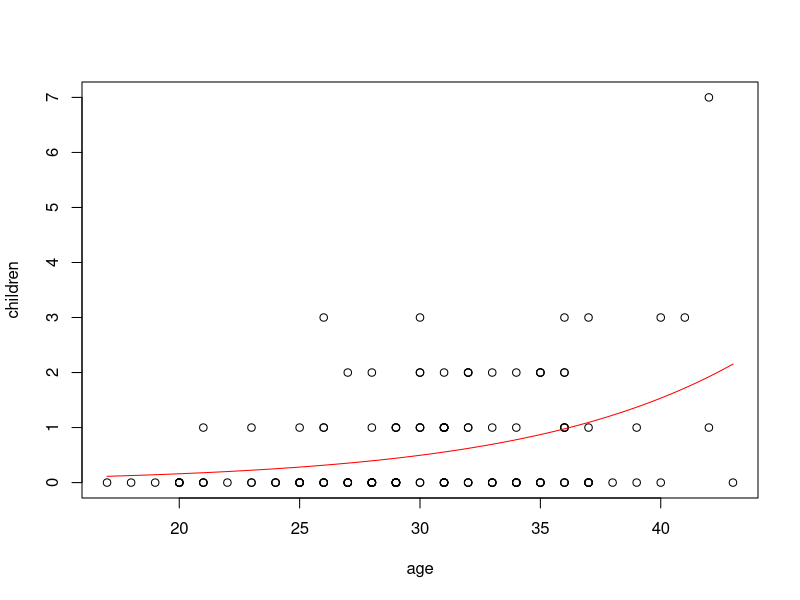
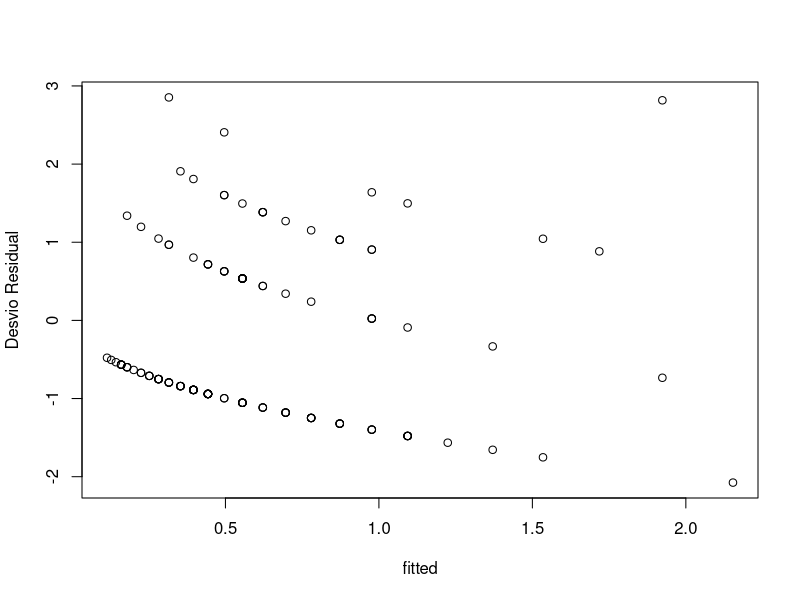
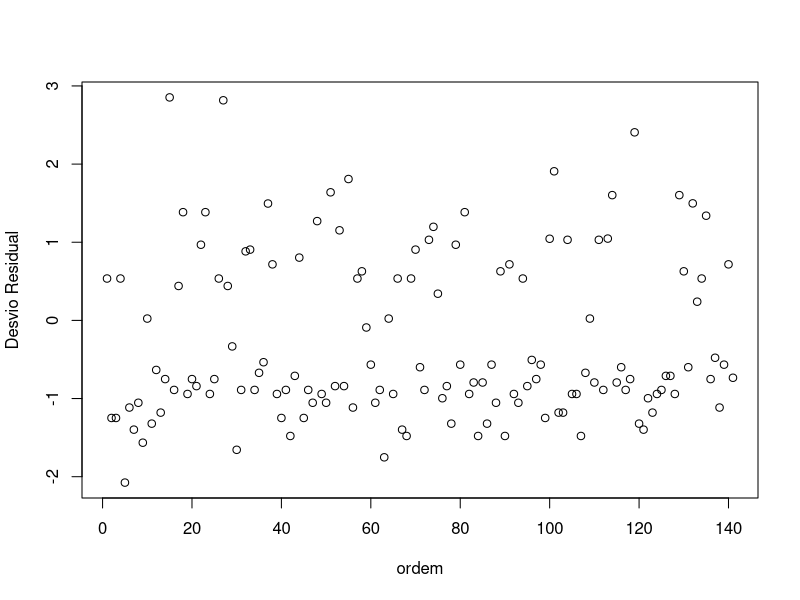
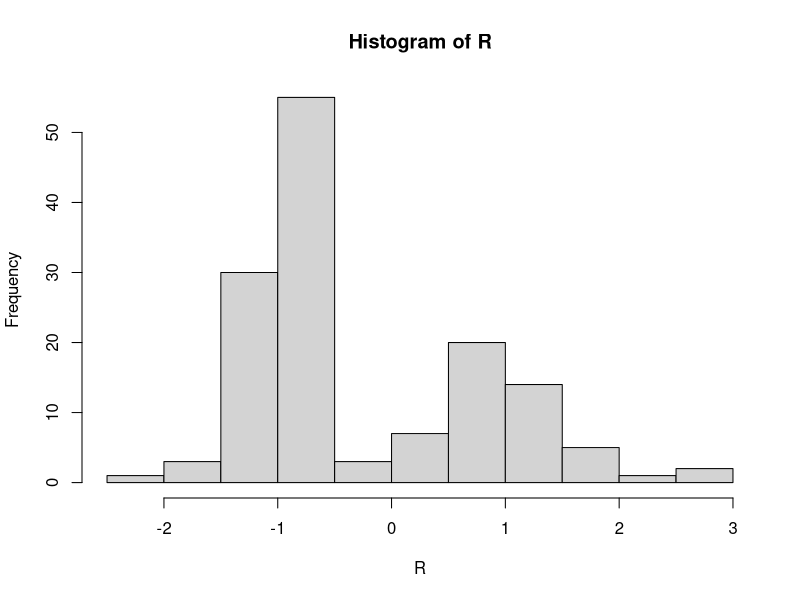
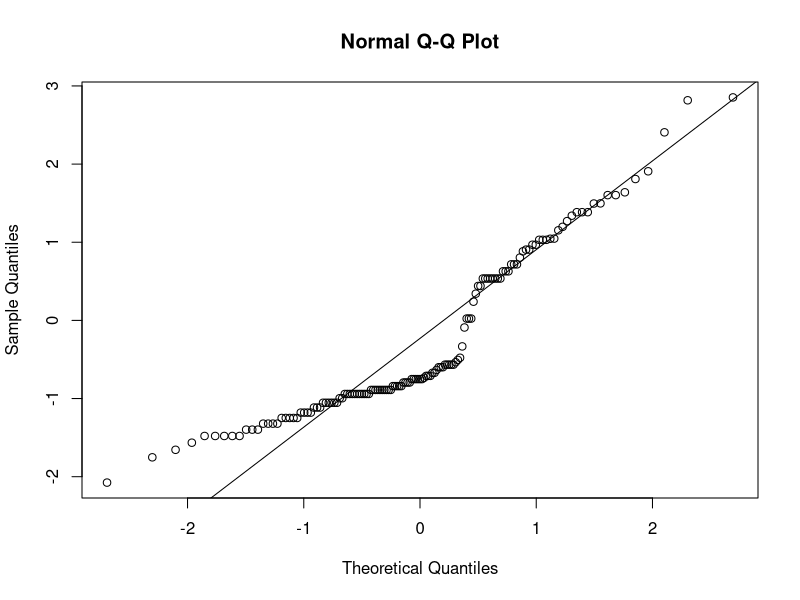
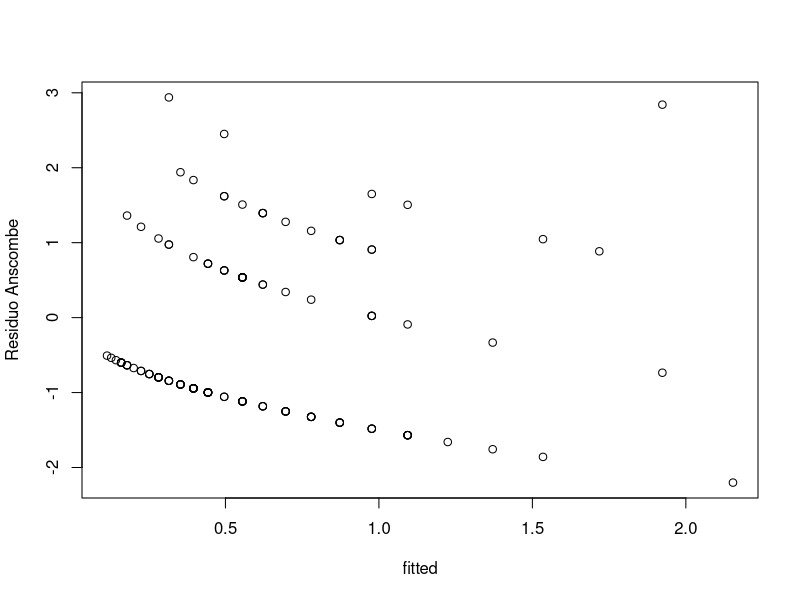
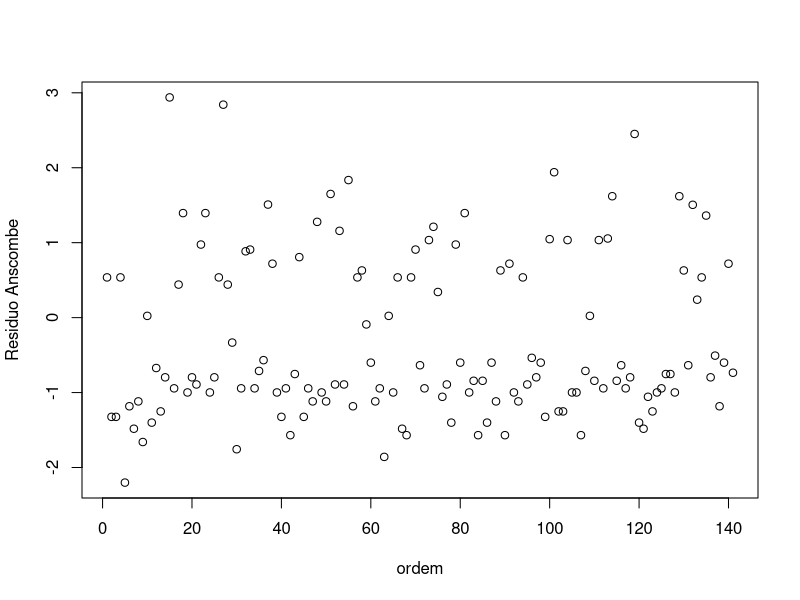
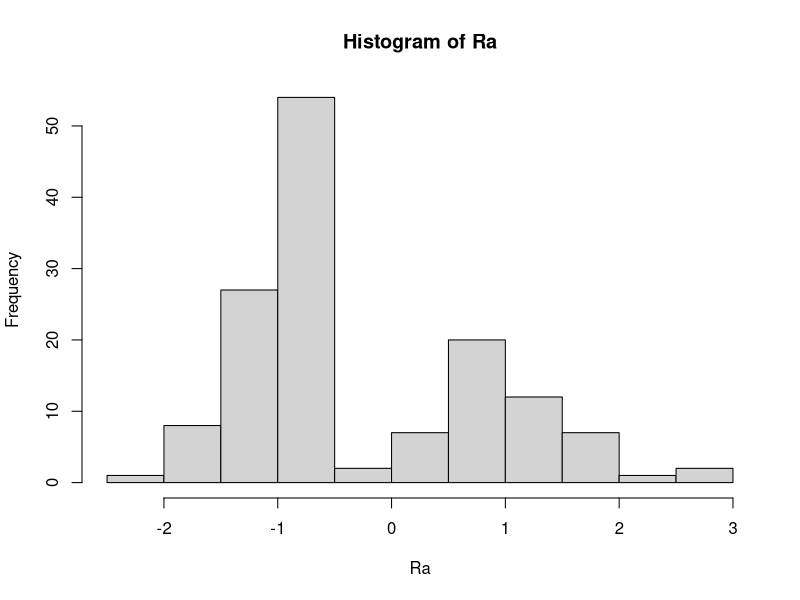

Recreate these plots in R, in order.
###############################################
## Scripts Elementos de Aprendizado de Máquina
###############################################

## Analise de Residuos

##Exemplo Birth data
#seleciona o arquivo "mlg_birth.csv"
dt <- read.table("mlg_birth.csv", header=TRUE, sep=",", stringsAsFactors = TRUE)

names(dt) ## Mostra os nomes das colunas da base de dados

## Ajuste do Modelo
## Poisson Link: log
modelo <- glm(children ~ age, family = poisson(link = "log"), data = dt)

plot(dt$age,dt$children,xlab='age',ylab='children')
x   <- seq(min(dt$age),max(dt$age),by=0.1)
nd  <- list(age=x)
lines(x,predict(modelo,newdata=nd,type='response'),col='red')

1-pchisq(modelo$deviance,modelo$df.residual) ## p-value "Deviance"

## Deviance Residual - Modelo Poisson
## residuals(object, type = c("deviance", "pearson", "working","response", "partial"), ...)
R  <- residuals(modelo, type = "deviance")
plot(modelo$fitted.values, R, xlab='fitted', ylab = 'Desvio Residual')
plot(1:length(R), R, xlab='ordem', ylab = 'Desvio Residual')
hist(R)
qqnorm(R); qqline(R);
shapiro.test(R)

################################################################################
## Para distribuições de resposta não normais em modelos lineares generalizados, 
## a distribuição dos resíduos de Pearson é frequentemente assimétrica. Anscombe 
## propôs um resíduo usando uma função A(y) no lugar de y na derivação dos 
## resíduos (Anscombe 1953, McCullagh e Nelder 1989). A função A(y) é escolhida 
## para tornar a distribuição de A(y) o mais normal possível.
################################################################################
## Residuo de Anscombe - Modelo Poisson
hy    <- 3/2*(modelo$y^(2/3)) 
hyhat <- 3/2*(modelo$fitted.value^(2/3))
Ra    <- (hy - hyhat)/(modelo$fitted.value^(-1/3)*sqrt(modelo$fitted.value)  )
plot(modelo$fitted.values, Ra, xlab='fitted', ylab = 'Residuo Anscombe')
plot(1:length(Ra), Ra, xlab='ordem', ylab = 'Residuo Anscombe')
hist(Ra)
qqnorm(Ra); qqline(Ra);
shapiro.test(Ra)

#################################################################
## Envelope de Probabilidade - Modelo Poisson
 fit.model <- modelo	## MUITO IMPORTANTE !!!!
 X <- model.matrix(fit.model)
 n <- nrow(X)
 p <- ncol(X)
 w <- fit.model$weights
 W <- diag(w)
 H <- solve(t(X)%*%W%*%X)
 H <- sqrt(W)%*%X%*%H%*%t(X)%*%sqrt(W)
 h <- diag(H)

 # Desvio Residual - "Ajustado"
 td <- resid(fit.model,type="deviance")/sqrt(1-h)

 # Simulacao do envelope
 m <- 1000
 e <- matrix(0,n,m)	# Armazena as simulacoes
 for(i in 1:m){
    # Gera novas saidas a partir dos valores ajustados (originais)
    nresp <- rpois(n, fitted(fit.model))
    fit   <- glm(nresp ~ X, poisson(link = "log"))
    w     <- fit$weights
    W     <- diag(w)
    H     <- solve(t(X)%*%W%*%X)
    H     <- sqrt(W)%*%X%*%H%*%t(X)%*%sqrt(W)
    h     <- diag(H)
    e[,i] <- sort( resid(fit,type="deviance")/sqrt(1-h) )
 }

 # Construcao do envelope com 95% de confianca
 e1 <- numeric(n)		# limites inferiores
 e2 <- numeric(n)		# limites superiores
 for(i in 1:n){
    e0    <- sort(e[i,])	# ordena cada percentil
    e1[i] <- e0[floor(m*.005)]		# Percentil 5
    e2[i] <- e0[floor(m*.995)]		# Percentil 95
 }

 med   <- apply(e,1,mean)	# Define as medias para cada percentil
 faixa <- range(td,e1,e2)	# Define os minimos e maximos
 par(pty="s")			# square plotting region
 qqnorm(td,xlab="Percentis da N(0,1)",ylab="Componente do Desvio Padronizado",ylim=faixa)
 par(new=T)									# Permite inserir novas linhas
 qqnorm(e1,xlab="",ylab="",type="l",ylim=faixa,lty=1)		# Limite Inferior
 par(new=T)
 qqnorm(e2,xlab="",ylab="",type="l",ylim=faixa,lty=1)		# Limite Superior
 par(new=T)
 qqnorm(med,xlab="",ylab="",type="l",ylim=faixa,lty=2)	# Linha Central
 